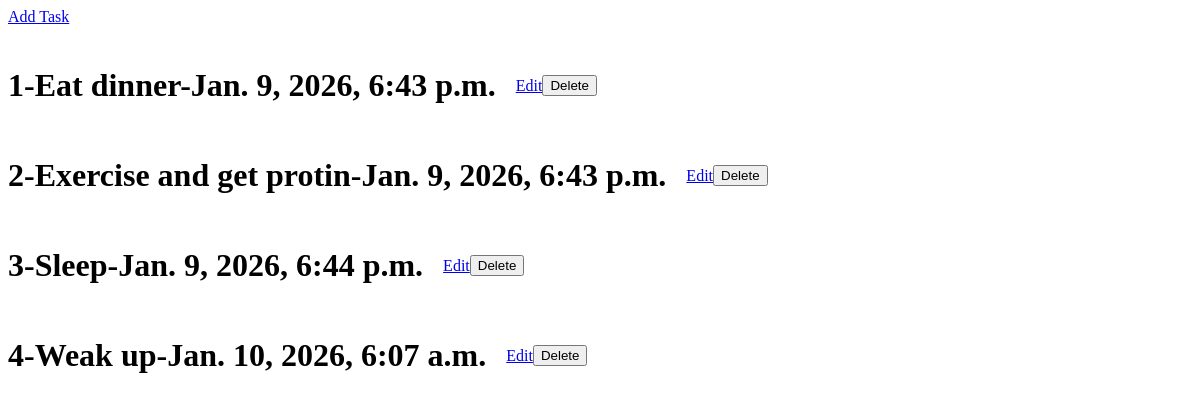
Before: / with the older database file.
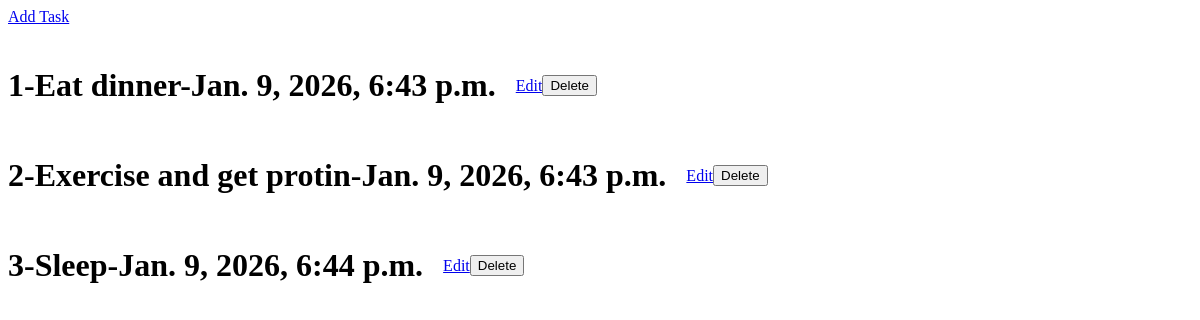
After: the same page with the newer database file.
### data/models.py (models this page shows, shortened)
class Data(models.Model):
    title = models.TextField(max_length=200, null=True)
    text = models.TextField(max_length=1000, null=True)
    created_at = models.DateTimeField(auto_now_add=True)
    updated_at = models.DateTimeField(auto_now=True)

### data/views.py (the view)
# urls.py: path('', views.index, name='index'),
def index(request):
    data = Data.objects.all().order_by('id')
    return render(request, 'data/index.html', {'data':data})

### data/templates/data/index.html (shortened to what this page needs)
{% extends 'layout.html' %}
{% block content %}
    <div style="margin-bottom: 20px;">
        <a href="{% url 'add' %}" class="bg-blue-600 text-white px-4 py-2 rounded hover:bg-blue-700 transition">Add Task</a>
    </div>
    {% for data in data %}
           <div style="display: flex; align-items: center; margin-bottom: 10px;">
              <h1 style="margin-right: 20px;">{{data.id}}-{{data.title}}-{{data.created_at}}</h1>
              <a href="{% url 'edit' data.id %}" class="bg-yellow-500 text-white px-3 py-1 rounded hover:bg-yellow-600 transition">Edit</a>
              <form action="{% url 'delete' data.id %}" method="post" style="display:inline;">
                    <button
                        type="submit"
                        class="bg-red-500 text-white px-3 py-1 rounded hover:bg-red-600 transition">
                        Delete
                    </button>
              </form>
           </div>
    {% endfor %}
{% endblock content %}

### templates/layout.html (shortened to what this page needs)
<!DOCTYPE html>
<html lang="en">
<head>
</head>
<body>
    {% block content %}
    {% endblock content %}
</body>
</html>

Changed rows visible on the page:
removed Data: id "4", title "Weak up", created_at "Jan. 10, 2026, 6:07 a.m."
